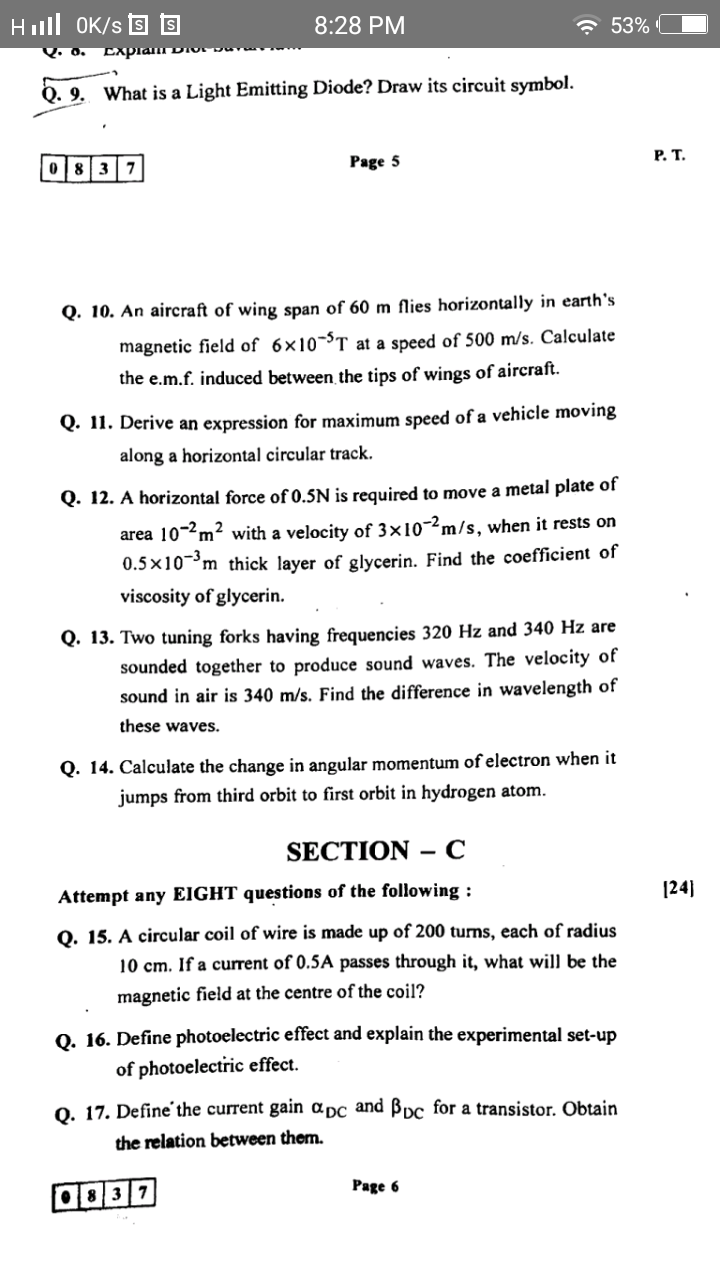
#> input picture uploads/4496a68a-0fdc-4b55-8ac2-b7cba84b5d7a.png, 720 x 1280 px
$ python -i deskew.py   (imports and definitions only)
#> lines starting #> are read from the running program, lines starting #| are printed output that depends on the picture
#> further down, picture is the input picture: shape (1280, 720, 3); mean B, G, R 235.8, 235.8, 235.8
# src/preprocessing/deskew.py
import cv2
import numpy as np

def deskew(image):
    gray = image if len(image.shape) == 2 else cv2.cvtColor(image, cv2.COLOR_BGR2GRAY)
    edges = cv2.Canny(gray, 50, 150)
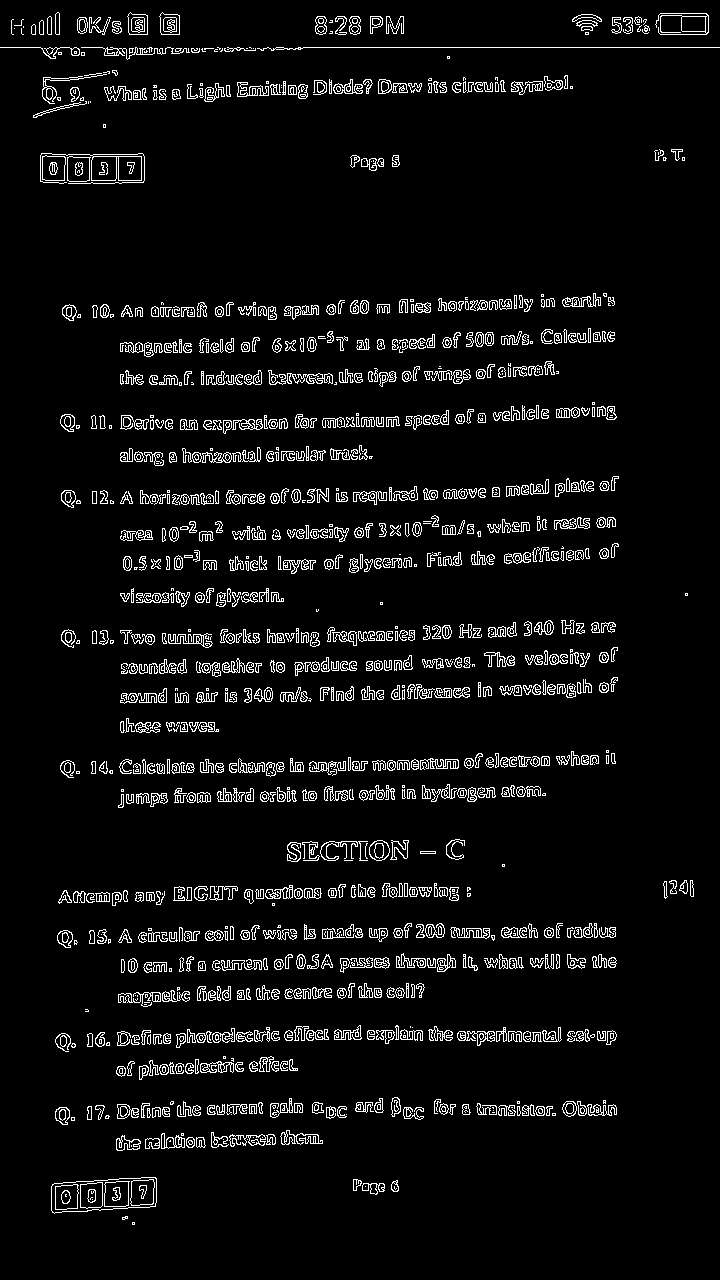
#> edges: shape (1280, 720); 5.6% white in thin lines or dots
    coords = np.column_stack(np.where(edges > 0))
#> coords = 51683 pairs, first value 12 to 1224, second value 0 to 719
    if len(coords) < 50:
        return image
    angle = cv2.minAreaRect(coords)[-1]
#> angle = -90
    if angle < -45:
        angle = -(90 + angle)
#> angle = 0
    else:
        angle = -angle
    (h, w) = image.shape[:2]
#> h = 1280; w = 720
    M = cv2.getRotationMatrix2D((w // 2, h // 2), angle, 1)
#> M = [[1, 0, 0], [0, 1, 0]]
    rotated = cv2.warpAffine(image, M, (w, h), flags=cv2.INTER_LINEAR)
    return rotated

>>> import cv2
>>> picture = cv2.imread('../../uploads/4496a68a-0fdc-4b55-8ac2-b7cba84b5d7a.png')
>>> result = deskew(picture)

$ run again, on uploads/9c8a70a5-dc6c-4215-b591-e9dfb9675a82.png
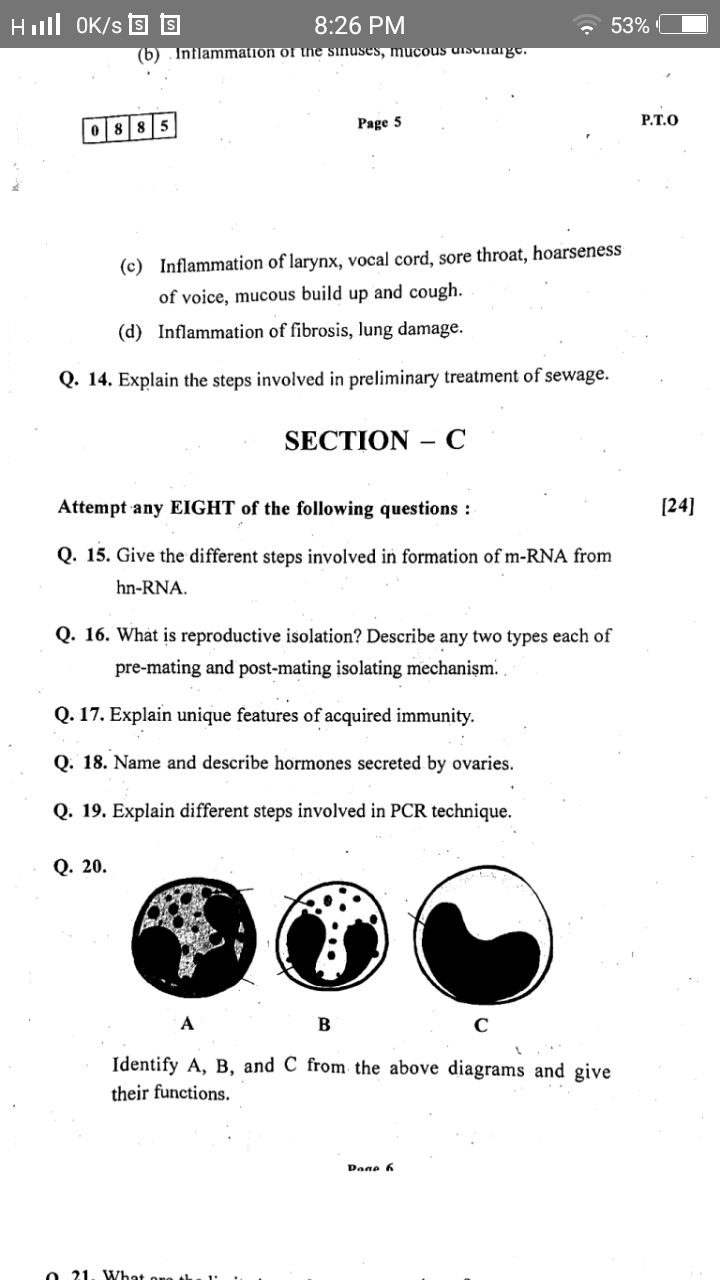
#> input picture uploads/9c8a70a5-dc6c-4215-b591-e9dfb9675a82.png, 720 x 1280 px
#> picture is the input picture: shape (1280, 720, 3); mean B, G, R 235.8, 235.8, 235.8
#> in deskew, `edges = cv2.Canny(gray, 50, 150)`:
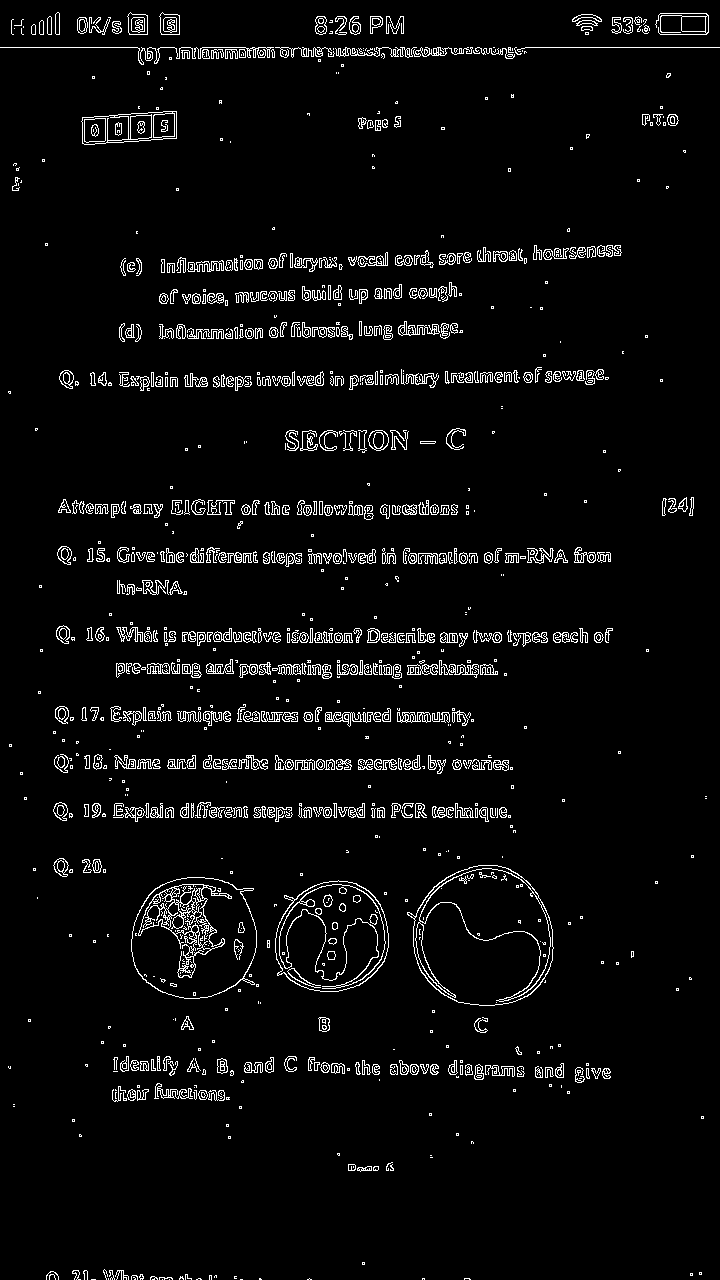
#> edges: shape (1280, 720); 4.3% white in thin lines or dots
#> coords = 39422 pairs, first value 12 to 1279, second value 0 to 719
#> in deskew, `angle = cv2.minAreaRect(coords)[-1]`: angle = -90
#> in deskew, `angle = -(90 + angle)`: angle = 0
#> M = [[1, 0, 0], [0, 1, 0]]
